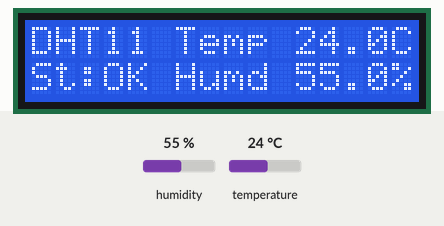
Recording of a sketch running on a simulated Arduino Uno, built with avr-gcc and run on an emulated ATmega328P. Parts: 16×2 character LCD. Inputs (shaded band) come from the test bench; at power-on: humidity 55 %, temperature 24 °C.

Above: at 1.2 s.
1.3 s: humidity set to 22 %
At 2.5 s:
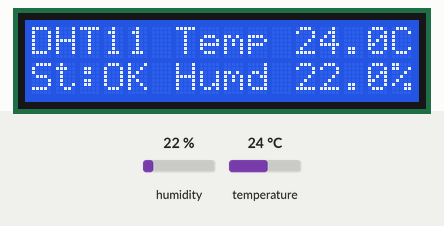
3.6 s: temperature set to 12 °C
At 4.7 s:
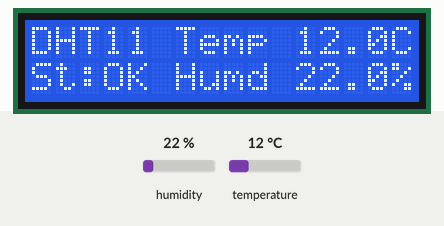
5.6 s: humidity set to 40 %
At 6.9 s:
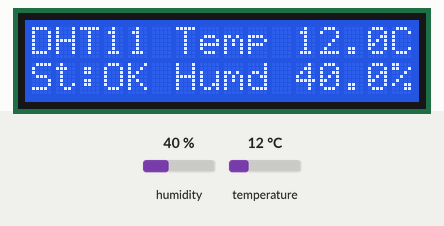
7.7 s: temperature set to 19 °C
At 9.2 s:
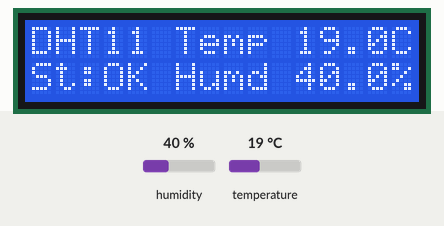
Timing chart, 0 to 10.7 s (numbered marks = the images above; inputs shaded):
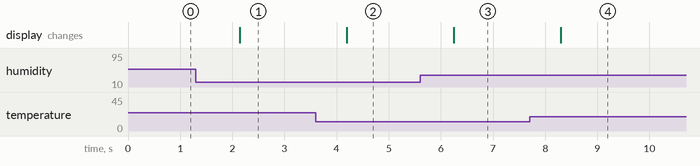

The sketch:

LC.ino
```cpp
#include <LiquidCrystal.h>
#include <dht.h>

#define dht_pin A0

LiquidCrystal lcd(13, 12, 11, 10, 9, 8);
dht DHT;
bool flag = false;

void setup()
{
    lcd.begin(16, 2);
    lcd.home();
    lcd.print("DHT11");
    lcd.setCursor(6, 0);
    lcd.print("Temp");
    lcd.setCursor(6, 1);
    lcd.print("Humd");
    lcd.setCursor(15, 0);
    lcd.print("C");
    lcd.setCursor(15, 1);
    lcd.print("%");
}

void loop()
{
    switch (DHT.read11(dht_pin))
    {
    case DHTLIB_OK:
        lcd.setCursor(0, 1);
        lcd.print("St:OK");
        flag = false;
        break;

    case DHTLIB_ERROR_CHECKSUM:
        lcd.clear();
        lcd.home();
        lcd.print("CHECKSUM Error!");
        flag = true;
        break;

    case DHTLIB_ERROR_TIMEOUT:
        //lcd.clear();
        lcd.home();
        lcd.print("TIMEOUT Error!");
        flag = true;
        break;

    default:
        lcd.clear();
        lcd.home();
        lcd.print("UNKNOWN ERROR!");
        flag = true;
        break;
    }

    if (flag == true)
    {
        if (DHTLIB_OK == DHT.read11(dht_pin))
        {
            setup();
        }
    }

    if (flag == false)
    {
        lcd.setCursor(11, 0);
        lcd.print(DHT.temperature, 1);
        lcd.setCursor(11, 1);
        lcd.print(DHT.humidity, 1);
        delay(1000);
    }
}
```

Measured:
- after the input at 1.3 s, the display: changes after 0.84 s (image 1)
- after the input at 3.6 s, the display: changes after 0.60 s (image 2)
- after the input at 5.6 s, the display: changes after 0.65 s (image 3)
- after the input at 7.7 s, the display: changes after 0.60 s (image 4)
